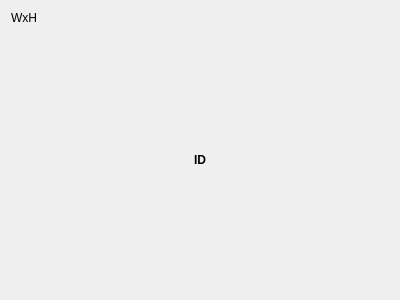
<?xml version="1.0" encoding="UTF-8"?>
<ui version="4.0">
 <class>MoveMeWidget</class>
 <widget class="QWidget" name="MoveMeWidget">
  <property name="geometry">
   <rect>
    <x>0</x>
    <y>0</y>
    <width>400</width>
    <height>300</height>
   </rect>
  </property>
  <property name="windowTitle">
   <string>Form</string>
  </property>
  <layout class="QVBoxLayout" name="verticalLayout">
   <item>
    <widget class="QLabel" name="labelWidthHeight">
     <property name="sizePolicy">
      <sizepolicy hsizetype="Preferred" vsizetype="Maximum">
       <horstretch>0</horstretch>
       <verstretch>0</verstretch>
      </sizepolicy>
     </property>
     <property name="font">
      <font>
       <weight>50</weight>
       <bold>false</bold>
       <stylestrategy>PreferDefault</stylestrategy>
      </font>
     </property>
     <property name="text">
      <string>WxH</string>
     </property>
    </widget>
   </item>
   <item>
    <widget class="QLabel" name="labelSelfId">
     <property name="font">
      <font>
       <weight>75</weight>
       <bold>true</bold>
      </font>
     </property>
     <property name="text">
      <string>ID</string>
     </property>
     <property name="alignment">
      <set>Qt::AlignCenter</set>
     </property>
    </widget>
   </item>
  </layout>
 </widget>
 <resources/>
 <connections/>
</ui>
